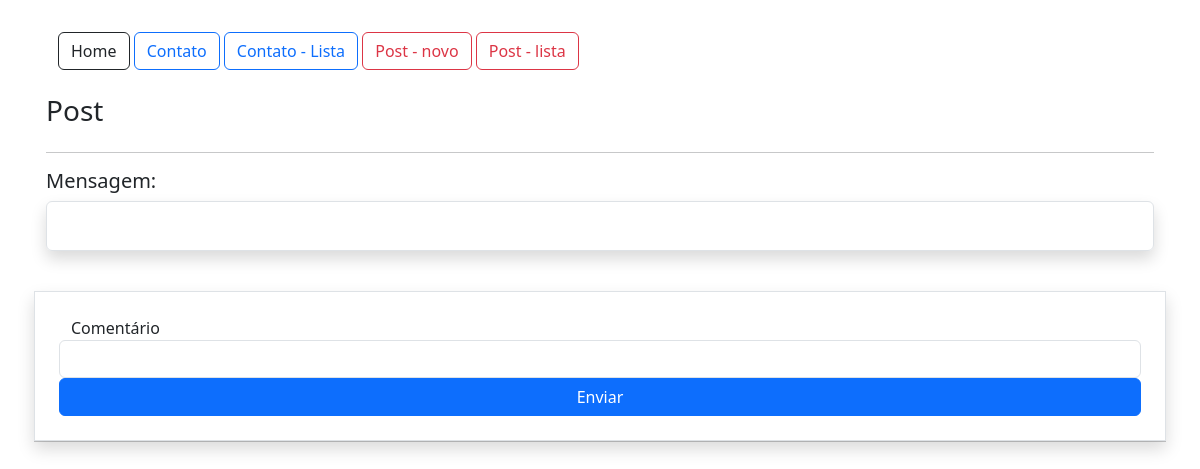
Page /post/5 on the earlier database version.
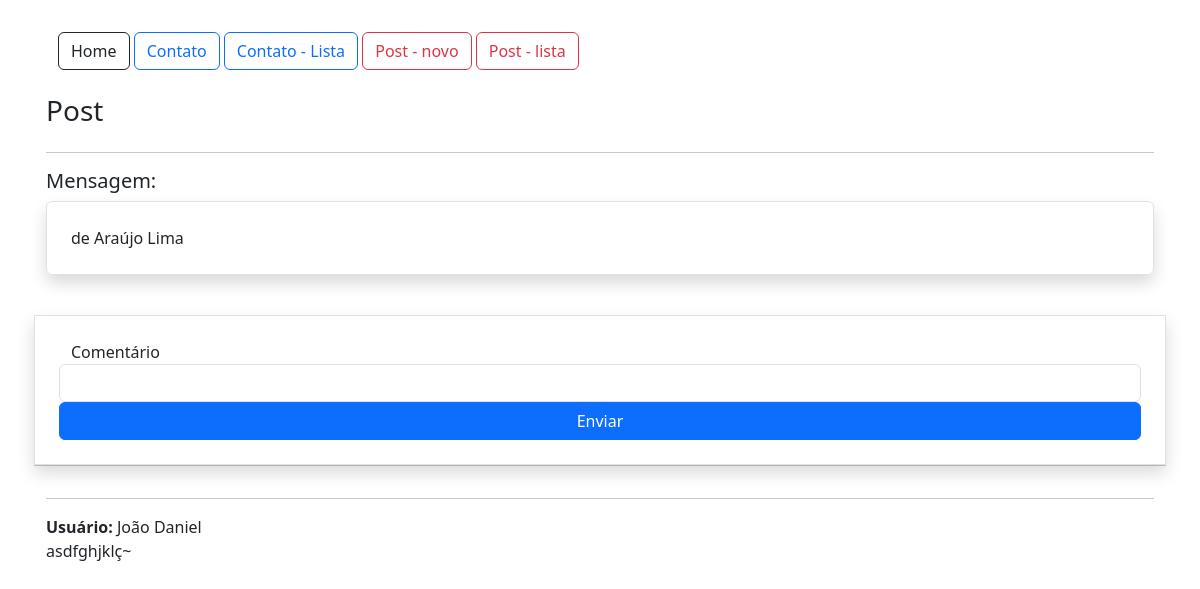
Same page on the later database version.
### app/models.py (models this page shows, shortened)
class Post (db.Model):
    id = db.Column (db.Integer, primary_key = True)
    data_criacao = db.Column (db.DateTime, default = datetime.now())
    mensagem = db.Column (db.String, nullable = True)
    user_id = db.Column(db.Integer, db.ForeignKey('user.id'), nullable=True)
    comentarios = db.relationship('PostComentarios', backref='post', lazy=True)

class PostComentarios (db.Model):
    id = db.Column(db.Integer, primary_key=True)
    data_criacao = db.Column(db.DateTime, default=datetime.now())
    comentario = db.Column(db.String, nullable=True)
    user_id = db.Column(db.Integer, db.ForeignKey('user.id'), nullable=True)
    post_id = db.Column(db.Integer, db.ForeignKey('post.id'), nullable=True)

class User (db.Model, UserMixin):
    id = db.Column (db.Integer, primary_key = True)
    nome = db.Column (db.String, nullable = True)
    sobrenome = db.Column (db.String, nullable=True)
    email = db.Column (db.String, nullable=True)
    senha = db.Column (db.String, nullable=True)
    posts = db.relationship ('Post', backref='user', lazy=True)
    post_comentarios = db.relationship('PostComentarios', backref='user', lazy=True)

### app/view.py (the view)
@app.route('/post/<int:id>', methods=['GET', 'POST'])
def post_detalhes(id):
    post = Post.query.get(id)
    form = PostComentarioForm()
    if form.validate_on_submit():
        form.save(current_user.id, id)
        return redirect(url_for('post_detalhes', id=id))
    return render_template('post.html', post=post, form=form)

### app/forms.py (shortened to what this page needs)
class PostComentarioForm(FlaskForm):
    comentario = StringField('Comentário', validators=[DataRequired()])
    btnSubmit = SubmitField('Enviar')

### app/templates/post.html (shortened to what this page needs)
{% extends 'base.html' %}
{% block content %}
<div class="container p-3">
  {% include 'nave.html' %}
  <div class="row mt-4">
    <h3>Post</h3>
  </div>
  <hr>
  <div class="row">
    <div class="col-12">
      <h5>Mensagem:</h5>
      <div class="col-12 border rounded p-4 shadow">
        {{post.mensagem}}
      </div>
    </div>
    <div class="col-12 mt-3">
      <form action="" method="post" class="row mt-4 p-4 round border shadow">
        {{form.comentario.label()}}
        {{form.comentario(class="form-control")}}
        {{form.btnSubmit(class="btn btn-primary col-12")}}
      </form>
    </div>
    <hr>
    <div class="col-12">
      {% for c in post.comentarios %}
      <hr>
      <p>
        <b>Usuário: </b> {{c.user.nome}} {{c.user.sobrenome}} <br>
        {{c.comentario}}
      </p>
      {% endfor %}
    </div>
  </div>
</div>
{% endblock %}

### app/templates/base.html (shortened to what this page needs)
<!DOCTYPE html>
<html lang="en">
<head>
    <link rel="stylesheet" href="https://cdn.jsdelivr.net/npm/bootstrap@5.3.0/dist/css/bootstrap.min.css" />
</head>
<body>
    <section class="container-fluid mt-2">
        {% block content %} {% endblock %}
    </section>
</body>
</html>

### app/templates/nave.html
{% extends 'base.html' %}
{% block content %}
<a href="/" class="btn btn-outline-dark"> Home </a>
<a href="{{url_for ('contato')}}" class="btn btn-outline-primary"> Contato </a>
<a href="{{url_for ('contatoLista')}}" class="btn btn-outline-primary"> Contato - Lista </a>
<a href="{{url_for ('PostNovo')}}" class="btn btn-outline-danger"> Post - novo</a>
<a href="{{url_for ('PostLista')}}" class="btn btn-outline-danger"> Post - lista</a>
{% endblock %}

Differences in the rows shown:
added Post: mensagem "de Araújo Lima"
added PostComentarios: user.nome "João", user.sobrenome "Daniel", comentario "asdfghjklç~"
